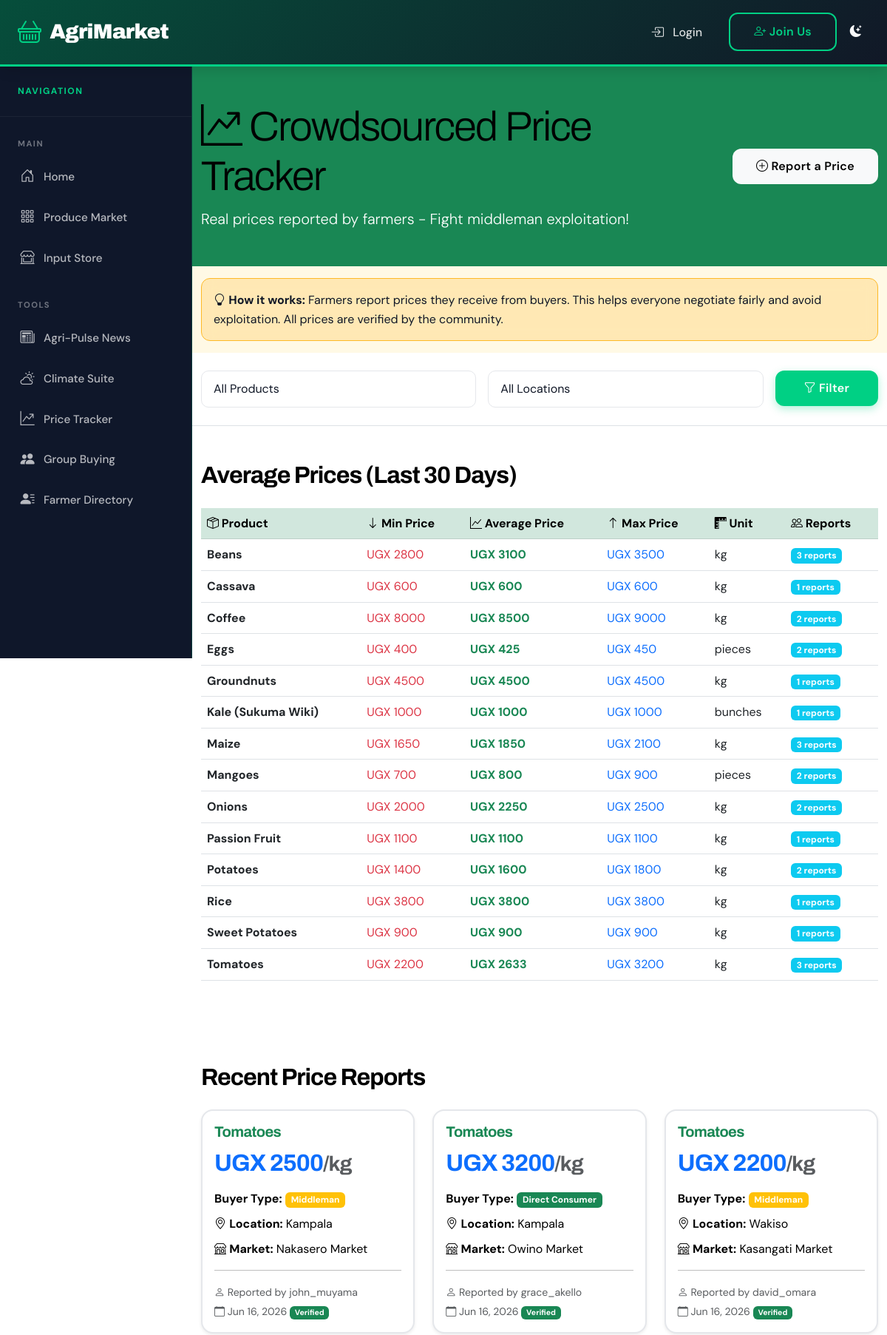
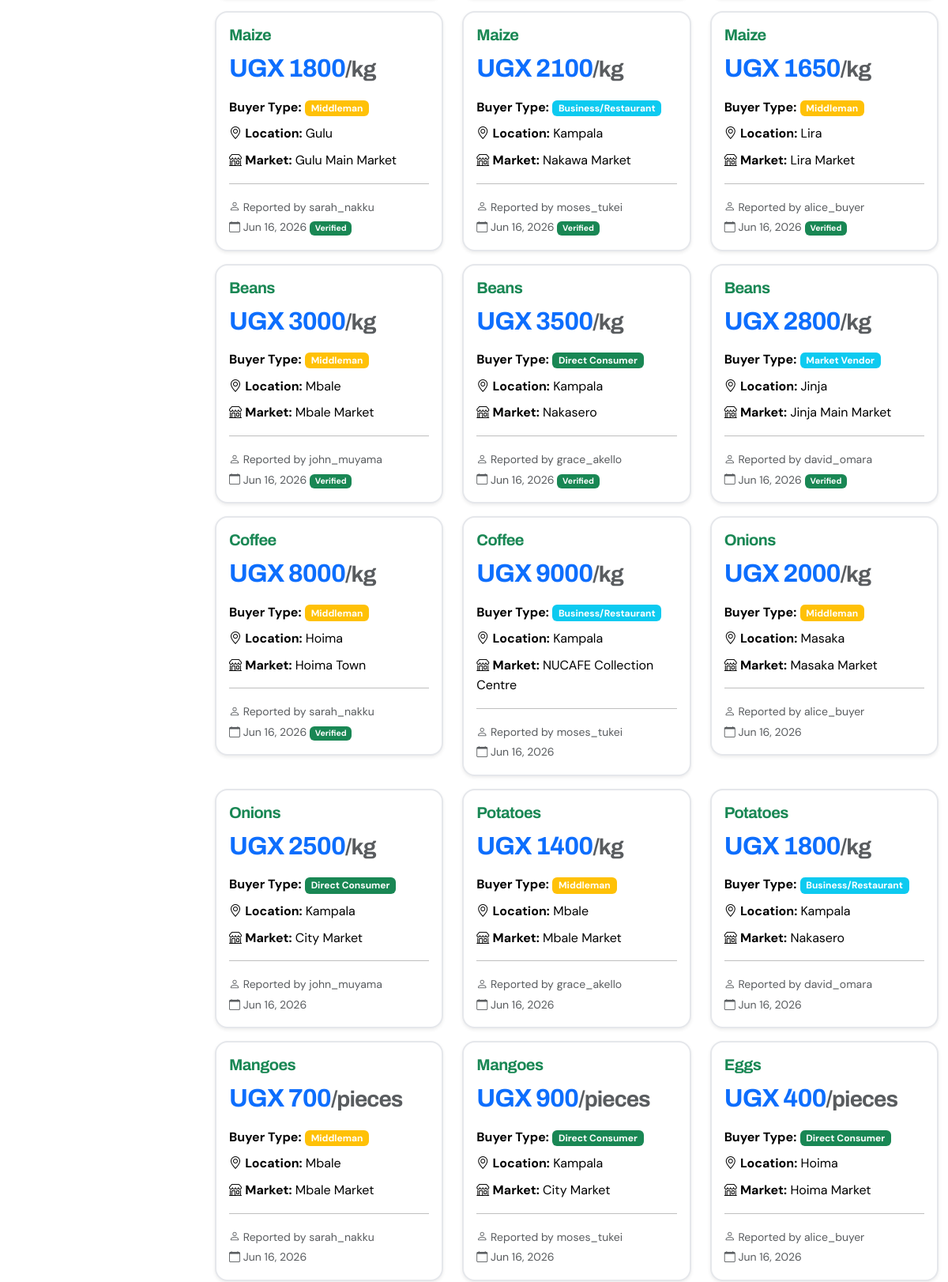
The page /price-tracker/ (upper part) on the database its author committed (2 pictures, top to bottom).
### marketplace/models.py (models this page shows, shortened)
class CrowdsourcedPrice(models.Model):
    reporter = models.ForeignKey(
        User,
        on_delete=models.CASCADE,
        related_name='reported_prices'
    )
    product_name = models.CharField(max_length=200)
    price = models.DecimalField(max_digits=10, decimal_places=2)
    unit = models.CharField(max_length=50)
    buyer_type = models.CharField(
        max_length=50,
        choices=[
            ('middleman', 'Middleman'),
            ('direct_consumer', 'Direct Consumer'),
            ('business', 'Business/Restaurant'),
            ('market', 'Market Vendor'),
        ]
    )
    location = models.CharField(max_length=100)
    market_name = models.CharField(max_length=200, blank=True)
    date_reported = models.DateField(auto_now_add=True)
    is_verified = models.BooleanField(default=False)
    notes = models.TextField(blank=True, help_text="Additional context")
    class Meta:
        verbose_name = "Crowdsourced Price"
        verbose_name_plural = "Crowdsourced Prices"
        ordering = ['-date_reported']

### accounts/models.py (models this page shows, shortened)
class User(AbstractUser):
    USER_TYPES = (
        ('farmer', 'Farmer'),
        ('consumer', 'Consumer'),
        ('business', 'Business'),
        ('input_supplier', 'Input Supplier'),
        ('transporter', 'Transporter'),
    )
    user_type = models.CharField(max_length=20, choices=USER_TYPES)
    phone = models.CharField(max_length=15, blank=True)
    whatsapp_number = models.CharField(max_length=15, blank=True)
    location = models.CharField(max_length=100)
    address = models.TextField(blank=True)
    profile_picture = models.ImageField(upload_to='profiles/', blank=True, null=True)
    is_verified = models.BooleanField(default=False)
    created_at = models.DateTimeField(auto_now_add=True)
    district = models.CharField(
        max_length=100,
        choices=UGANDA_DISTRICT_CHOICES,
        blank=True
    )
    specialization = models.CharField(
        max_length=100,
        choices=SPECIALIZATION_CHOICES,
        blank=True
    )
    first_login = models.BooleanField(default=True)

### marketplace/views.py (the view)
# urls.py: path('price-tracker/', views.price_tracker, name='price_tracker'),
def price_tracker(request):
    recent_date = date.today() - timedelta(days=30)
    recent_prices = CrowdsourcedPrice.objects.filter(date_reported__gte=recent_date)
    product_filter = request.GET.get('product')
    location_filter = request.GET.get('location')
    if product_filter:
        recent_prices = recent_prices.filter(product_name__icontains=product_filter)
    if location_filter:
        recent_prices = recent_prices.filter(location__icontains=location_filter)
    price_summary = recent_prices.values('product_name', 'unit').annotate(
        avg_price=Avg('price'),
        min_price=Min('price'),
        max_price=Max('price'),
        report_count=Count('id')
    ).order_by('product_name')
    products = CrowdsourcedPrice.objects.values_list('product_name', flat=True).distinct()
    locations = CrowdsourcedPrice.objects.values_list('location', flat=True).distinct()
    context = {
        'price_summary': price_summary,
        'recent_prices': recent_prices[:20],
        'products': products,
        'locations': locations,
        'product_filter': product_filter,
        'location_filter': location_filter,
    }
    return render(request, 'marketplace/price_tracker.html', context)

### templates/marketplace/price_tracker.html (shortened to what this page needs)
{% extends 'base.html' %}
{% load custom_filters %}
{% block content %}
<section class="bg-success text-white py-5">
    <div class="container">
        <div class="row align-items-center">
            <div class="col-md-8">
                <h1 class="display-4 mb-2">
                    <i class="bi bi-graph-up-arrow"></i> Crowdsourced Price Tracker
                </h1>
                <p class="lead mb-0">
                    Real prices reported by farmers - Fight middleman exploitation!
                </p>
            </div>
            <div class="col-md-4 text-end">
                <a href="{% url 'report_price' %}" class="btn btn-light btn-lg">
                    <i class="bi bi-plus-circle"></i> Report a Price
                </a>
            </div>
        </div>
    </div>
</section>
<section class="py-3 bg-warning bg-opacity-10">
    <div class="container">
        <div class="alert alert-warning mb-0">
            <i class="bi bi-lightbulb"></i>
            <strong>How it works:</strong> Farmers report prices they receive from buyers.
            This helps everyone negotiate fairly and avoid exploitation. All prices are verified by the community.
        </div>
    </div>
</section>
<section class="py-4 border-bottom">
    <div class="container">
        <form method="get" class="row g-3">
            <div class="col-md-5">
                <select name="product" class="form-select">
                    <option value="">All Products</option>
                </select>
            </div>
            <div class="col-md-5">
                <select name="location" class="form-select">
                    <option value="">All Locations</option>
                </select>
            </div>
            <div class="col-md-2">
                <button type="submit" class="btn btn-success w-100">
                    <i class="bi bi-funnel"></i> Filter
                </button>
            </div>
        </form>
    </div>
</section>
<section class="py-5">
    <div class="container">
        <h3 class="mb-4">Average Prices (Last 30 Days)</h3>
        {% if price_summary %}
        <div class="table-responsive">
            <table class="table table-hover">
                <thead class="table-success">
                    <tr>
                        <th><i class="bi bi-box-seam"></i> Product</th>
                        <th><i class="bi bi-arrow-down"></i> Min Price</th>
                        <th><i class="bi bi-graph-up"></i> Average Price</th>
                        <th><i class="bi bi-arrow-up"></i> Max Price</th>
                        <th><i class="bi bi-rulers"></i> Unit</th>
                        <th><i class="bi bi-people"></i> Reports</th>
                    </tr>
                </thead>
                <tbody>
                    {% for item in price_summary %}
                    <tr>
                        <td class="fw-bold">{{ item.product_name }}</td>
                        <td class="text-danger">UGX {{ item.min_price|floatformat:0 }}</td>
                        <td class="text-success fw-bold">UGX {{ item.avg_price|floatformat:0 }}</td>
                        <td class="text-primary">UGX {{ item.max_price|floatformat:0 }}</td>
                        <td>{{ item.unit }}</td>
                        <td>
                            <span class="badge bg-info">{{ item.report_count }} reports</span>
                        </td>
                    </tr>
                    {% endfor %}
                </tbody>
            </table>
        </div>
        {% else %}
        <div class="alert alert-info">
            <i class="bi bi-info-circle"></i> No price data available for your filters.
        </div>
        {% endif %}
    </div>
</section>
<section class="py-5 bg-light">
    <div class="container">
        <h3 class="mb-4">Recent Price Reports</h3>
        {% if recent_prices %}
        <div class="row">
            {% for price in recent_prices %}
            <div class="col-md-6 col-lg-4 mb-3">
                <div class="card shadow-sm">
                    <div class="card-body">
                        <h5 class="card-title text-success">{{ price.product_name }}</h5>
                        <h3 class="text-primary mb-3">
                            UGX {{ price.price|floatformat:0 }}<small class="text-muted">/{{ price.unit }}</small>
                        </h3>
                        <div class="mb-2">
                            <strong>Buyer Type:</strong>
                            <span class="badge bg-{% if price.buyer_type == 'middleman' %}warning{% elif price.buyer_type == 'direct_consumer' %}success{% else %}info{% endif %}">
                                {{ price.get_buyer_type_display }}
                            </span>
                        </div>
                        <p class="mb-2">
                            <i class="bi bi-geo-alt"></i> <strong>Location:</strong> {{ price.location }}
                        </p>
                        {% if price.market_name %}
                        <p class="mb-2">
                            <i class="bi bi-shop"></i> <strong>Market:</strong> {{ price.market_name }}
                        </p>
                        {% endif %}
                        <hr>
                        <small class="text-muted">
                            <i class="bi bi-person"></i> Reported by {{ price.reporter.username }}
                            <br>
                            <i class="bi bi-calendar"></i> {{ price.date_reported|date:"M d, Y" }}
                            {% if price.is_verified %}
                                <span class="badge bg-success">Verified</span>
                            {% endif %}
                        </small>
                    </div>
                </div>
            </div>
            {% endfor %}
        </div>
        {% else %}
        <div class="alert alert-info">
            <i class="bi bi-info-circle"></i> No recent price reports available.
        </div>
        {% endif %}
    </div>
</section>
{% endblock %}

### templates/base.html (style rules this page uses)
:root { --primary-black: #000000; --primary-white: #FFFFFF; --bright-green: #00D084; --bright-blue: #0EA5E9; --bright-orange: #FF6B35; --bright-purple: #A855F7; --bright-yellow: #FCD34D; --gray-50: #F9FAFB; --gray-100: #F3F4F6; --gray-200: #E5E7EB; --gray-300: #D1D5DB; --gray-600: #4B5563; --gray-900: #111827; --bg-primary: #FFFFFF; --bg-secondary: #F9FAFB; --text-primary: #000000; --text-secondary: #4B5563; --accent-primary: #00D084; --accent-secondary: #0EA5E9; --shadow-sm: 0 1px 2px 0 rgba(0, 0, 0, 0.05); --shadow-md: 0 4px 6px -1px rgba(0, 0, 0, 0.1); --shadow-lg: 0 10px 15px -3px rgba(0, 0, 0, 0.1); --shadow-xl: 0 20px 25px -5px rgba(0, 0, 0, 0.1); --glass-heavy: #ffffff; --glass-medium: #f9fafb; --glass-light: #ffffff; --glass-border: #e5e7eb; --dust-light: #6b7280; --cream-soft: #111827; --leaf-vibrant: #16a34a; --crop-fresh: #00D084; --fertile-green: #064e3b; --soil-medium: #f3f4f6; --clay-dark: #0f172a; --sky-bright: #38bdf8; --sun-glow: #FDB927; --harvest-gold: #FDB927; --shadow-glow: 0 0 20px rgba(0, 208, 132, 0.4); }
* { margin: 0; padding: 0; box-sizing: border-box; }
body { min-height: 100vh; display: flex; flex-direction: column; font-family: 'DM Sans', sans-serif; font-size: 1rem; line-height: 1.6; position: relative; overflow-x: hidden; background: var(--bg-primary); color: var(--text-primary); }
h1, h2, h3, h4, h5, h6 { font-family: 'Archivo', sans-serif; font-weight: 700; letter-spacing: -0.03em; line-height: 1.2; color: var(--text-primary); }
h1 { font-size: clamp(2.5rem, 5vw, 4rem); font-weight: 900; }
h3 { font-size: clamp(1.5rem, 3vw, 2rem); font-weight: 700; }
* { -webkit-font-smoothing: antialiased; -moz-osx-font-smoothing: grayscale; text-shadow: none !important; }
.card { background: var(--primary-white) !important; border: 2px solid var(--gray-200) !important; color: var(--text-primary) !important; transition: all 0.3s ease; border-radius: 16px; overflow: hidden; box-shadow: var(--shadow-md); }
.card-title { color: var(--text-primary); font-weight: 700; font-size: 1.25rem; margin-bottom: 0.75rem; }
.btn { border-radius: 12px; padding: 0.75rem 2rem; font-weight: 600; transition: all 0.3s ease; border: none; font-size: 1rem; letter-spacing: 0.3px; }
.btn-primary, .btn-success { background: var(--bright-green); color: var(--primary-white); box-shadow: 0 4px 12px rgba(0, 208, 132, 0.3); }
.alert { border-radius: 12px; border: 1px solid var(--glass-border); backdrop-filter: blur(10px); animation: slideInDown 0.4s ease; }
.alert-warning { background: rgba(253, 185, 39, 0.25) !important; border-color: var(--sun-glow) !important; color: var(--cream-soft) !important; }
.form-control, .form-select { background: var(--glass-light) !important; border: 1px solid var(--glass-border); color: var(--cream-soft) !important; border-radius: 10px; padding: 0.75rem 1rem; transition: all 0.3s ease; }
main, section, .bg-light, .bg-white, .container-fluid { background: transparent !important; }
html { scroll-behavior: smooth; }

### rows shown on the page
CrowdsourcedPrice: product_name "Passion Fruit", min_price "1100", avg_price "1100", max_price "1100", unit "kg", report_count "1"
CrowdsourcedPrice: product_name "Tomatoes", price "2500", unit "kg", buyer_type "Middleman", location "Kampala", market_name "Nakasero Market", reporter.username "john_muyama", date_reported "Jun 16, 2026", is_verified "Verified"
CrowdsourcedPrice: product_name "Tomatoes", price "3200", unit "kg", buyer_type "Direct Consumer", location "Kampala", market_name "Owino Market", reporter.username "grace_akello", date_reported "Jun 16, 2026", is_verified "Verified"
CrowdsourcedPrice: product_name "Tomatoes", price "2200", unit "kg", buyer_type "Middleman", location "Wakiso", market_name "Kasangati Market", reporter.username "david_omara", date_reported "Jun 16, 2026", is_verified "Verified"
CrowdsourcedPrice: product_name "Maize", price "1800", unit "kg", buyer_type "Middleman", location "Gulu", market_name "Gulu Main Market", reporter.username "sarah_nakku", date_reported "Jun 16, 2026", is_verified "Verified"
CrowdsourcedPrice: product_name "Maize", price "2100", unit "kg", buyer_type "Business/Restaurant", location "Kampala", market_name "Nakawa Market", reporter.username "moses_tukei", date_reported "Jun 16, 2026", is_verified "Verified"
CrowdsourcedPrice: product_name "Maize", price "1650", unit "kg", buyer_type "Middleman", location "Lira", market_name "Lira Market", reporter.username "alice_buyer", date_reported "Jun 16, 2026", is_verified "Verified"
CrowdsourcedPrice: product_name "Beans", price "3000", unit "kg", buyer_type "Middleman", location "Mbale", market_name "Mbale Market", reporter.username "john_muyama", date_reported "Jun 16, 2026", is_verified "Verified"
CrowdsourcedPrice: product_name "Beans", price "3500", unit "kg", buyer_type "Direct Consumer", location "Kampala", market_name "Nakasero", reporter.username "grace_akello", date_reported "Jun 16, 2026", is_verified "Verified"
CrowdsourcedPrice: product_name "Beans", price "2800", unit "kg", buyer_type "Market Vendor", location "Jinja", market_name "Jinja Main Market", reporter.username "david_omara", date_reported "Jun 16, 2026", is_verified "Verified"
CrowdsourcedPrice: product_name "Coffee", price "8000", unit "kg", buyer_type "Middleman", location "Hoima", market_name "Hoima Town", reporter.username "sarah_nakku", date_reported "Jun 16, 2026", is_verified "Verified"
CrowdsourcedPrice: product_name "Coffee", price "9000", unit "kg", buyer_type "Business/Restaurant", location "Kampala", market_name "NUCAFE Collection Centre", reporter.username "moses_tukei", date_reported "Jun 16, 2026"
CrowdsourcedPrice: product_name "Onions", price "2000", unit "kg", buyer_type "Middleman", location "Masaka", market_name "Masaka Market", reporter.username "alice_buyer", date_reported "Jun 16, 2026"
CrowdsourcedPrice: product_name "Onions", price "2500", unit "kg", buyer_type "Direct Consumer", location "Kampala", market_name "City Market", reporter.username "john_muyama", date_reported "Jun 16, 2026"
CrowdsourcedPrice: product_name "Potatoes", price "1400", unit "kg", buyer_type "Middleman", location "Mbale", market_name "Mbale Market", reporter.username "grace_akello", date_reported "Jun 16, 2026"
CrowdsourcedPrice: product_name "Potatoes", price "1800", unit "kg", buyer_type "Business/Restaurant", location "Kampala", market_name "Nakasero", reporter.username "david_omara", date_reported "Jun 16, 2026"
CrowdsourcedPrice: product_name "Mangoes", price "700", unit "pieces", buyer_type "Middleman", location "Mbale", market_name "Mbale Market", reporter.username "sarah_nakku", date_reported "Jun 16, 2026"
CrowdsourcedPrice: product_name "Mangoes", price "900", unit "pieces", buyer_type "Direct Consumer", location "Kampala", market_name "City Market", reporter.username "moses_tukei", date_reported "Jun 16, 2026"
CrowdsourcedPrice: product_name "Eggs", price "400", unit "pieces", buyer_type "Direct Consumer", location "Hoima", market_name "Hoima Market", reporter.username "alice_buyer", date_reported "Jun 16, 2026"

### other values the page prints
{{ item.product_name }} "Beans" "Cassava" "Coffee" "Eggs" "Groundnuts" "Kale (Sukuma Wiki)" "Maize" "Mangoes" "Onions" "Potatoes" "Rice" "Sweet Potatoes" "Tomatoes"
{{ item.min_price|floatformat:0 }} "2800" "600" "8000" "400" "4500" "1000" "1650" "700" "2000" "1400" "3800" "900" "2200"
{{ item.avg_price|floatformat:0 }} "3100" "600" "8500" "425" "4500" "1000" "1850" "800" "2250" "1600" "3800" "900" "2633"
{{ item.max_price|floatformat:0 }} "3500" "600" "9000" "450" "4500" "1000" "2100" "900" "2500" "1800" "3800" "900" "3200"
{{ item.unit }} "kg" "kg" "kg" "pieces" "kg" "bunches" "kg" "pieces" "kg" "kg" "kg" "kg" "kg"
{{ item.report_count }} "3" "1" "2" "2" "1" "1" "3" "2" "2" "2" "1" "1" "3"
